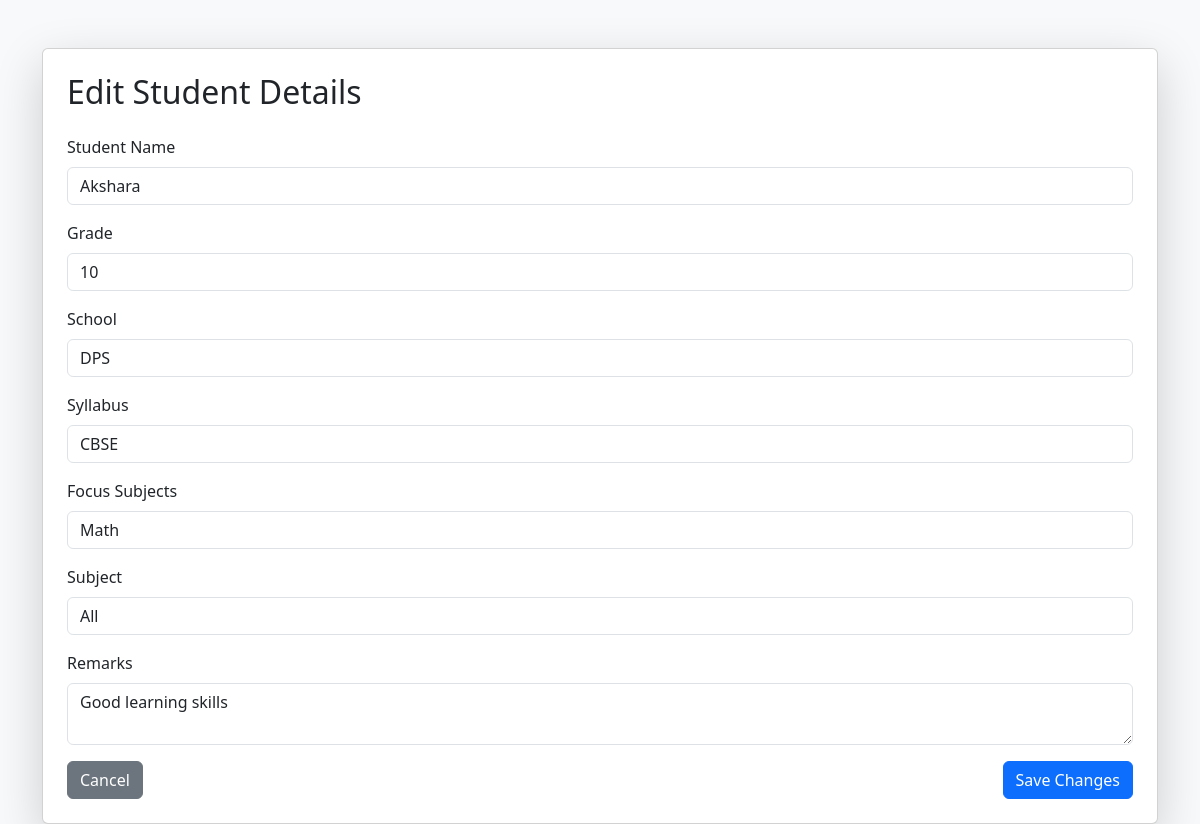
Screenshot of /student/2/edit with the database file from the repository.
### models.py (models this page shows)
class Student(SQLModel, table=True):
    id: Optional[int] = Field(default=None, primary_key=True)
    name: str
    grade: str
    school: Optional[str] = None
    syllabus: Optional[str] = None
    focus_subjects: Optional[str] = None
    subject: Optional[str] = None
    remarks: Optional[str] = None
    tutor_id: int = Field(foreign_key="tutor.id")
    tutor: "Tutor" = Relationship(back_populates="students")
    journals: List["Journal"] = Relationship(back_populates="student")
    attendance_records: List["Attendance"] = Relationship(back_populates="student")
    tests: List["TestRecord"] = Relationship(back_populates="student")
    upcoming_tests: List["UpcomingTest"] = Relationship(back_populates="student")

### main.py (the view)
@app.get("/student/{student_id}/edit", response_class=HTMLResponse)
def edit_student_form(student_id: int, request: Request, session: Session = Depends(get_session)):
    student = session.get(Student, student_id)
    if not student:
        raise HTTPException(status_code=404, detail="Student not found")
    return templates.TemplateResponse("edit_student.html", {"request": request, "student": student})

### templates/edit_student.html (shortened to what this page needs)
<!DOCTYPE html>
<html>
<head>
    <link href="https://cdn.jsdelivr.net/npm/bootstrap@5.3.3/dist/css/bootstrap.min.css" rel="stylesheet">
</head>
<body class="bg-light">
<div class="container mt-5">
    <div class="card p-4 shadow-lg">
        <h2 class="mb-4">Edit Student Details</h2>
        <form method="post">
            <div class="mb-3">
                <label class="form-label">Student Name</label>
                <input type="text" name="name" class="form-control" value="{{ student.name }}" required>
            </div>
            <div class="mb-3">
                <label class="form-label">Grade</label>
                <input type="text" name="grade" class="form-control" value="{{ student.grade }}" required>
            </div>
            <div class="mb-3">
                <label class="form-label">School</label>
                <input type="text" name="school" class="form-control" value="{{ student.school }}" required>
            </div>
            <div class="mb-3">
                <label class="form-label">Syllabus</label>
                <input type="text" name="syllabus" class="form-control" value="{{ student.syllabus or '' }}">
            </div>
            <div class="mb-3">
                <label class="form-label">Focus Subjects</label>
                <input type="text" name="focus_subjects" class="form-control" value="{{ student.focus_subjects or '' }}">
            </div>
            <div class="mb-3">
                <label class="form-label">Subject</label>
                <input type="text" name="subject" class="form-control" value="{{ student.subject or '' }}">
            </div>
            <div class="mb-3">
                <label class="form-label">Remarks</label>
                <textarea name="remarks" class="form-control">{{ student.remarks or '' }}</textarea>
            </div>
            <div class="d-flex justify-content-between">
                <a href="/tutor/{{ student.tutor_id }}/students" class="btn btn-secondary">Cancel</a>
                <button type="submit" class="btn btn-primary">Save Changes</button>
            </div>
        </form>
    </div>
</div>
</body>
</html>

### rows the page displays
Student: name "Akshara", grade "10", school "DPS", syllabus "CBSE", focus_subjects "Math", subject "All", remarks "Good learning skills"
